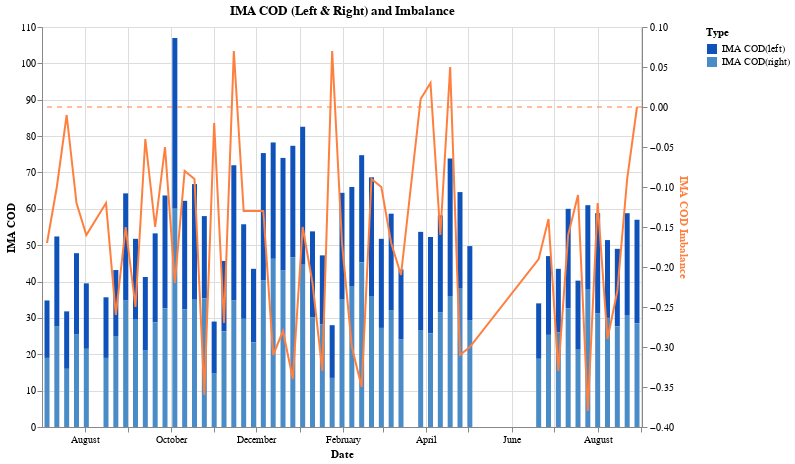

Notebook code for this chart:
### Code cell
player1 = player1.dropna()

# Melt the DataFrame to long format for Altair
df_melted = player1.melt(id_vars=['Player', 'Date', 'IMA COD(Right) %', 'IMA COD(Left) %', 'IMA COD Imbalance'], 
                    value_vars=['IMA COD(left)', 'IMA COD(right)'], 
                    var_name='Type', 
                    value_name='Value').dropna()

# Define colors
colors = {'IMA COD(left)': '#0F52BA', 'IMA COD(right)': '#4A8CC7'}

# Create the stack bar chart
bar_chart = alt.Chart(df_melted).mark_bar().encode(
    x=alt.X('Date:T', axis=alt.Axis(title='Date')),
    y=alt.Y('sum(Value):Q', axis=alt.Axis(title='IMA COD')),
    color=alt.Color('Type:N', scale=alt.Scale(domain=['IMA COD(left)', 'IMA COD(right)'], range=[colors['IMA COD(left)'], colors['IMA COD(right)']])),
    tooltip=[
        alt.Tooltip('Date:T', title='Date'),
        alt.Tooltip('IMA COD(Left) %:N', title='IMA COD(Left) %'),
        alt.Tooltip('IMA COD(Right) %:N', title='IMA COD(Right) %')
    ]
).properties(
    width=600,
    height=400
)

# Create the line chart for IMA COD Imbalance
line_chart = alt.Chart(player1).mark_line(color='#FF7F3E').encode(
    x='Date:T',
    y=alt.Y('IMA COD Imbalance:Q', axis=alt.Axis(title='IMA COD Imbalance', titleColor='#FF7F3E')),
    tooltip=[
        alt.Tooltip('Date:T', title='Date'),
        alt.Tooltip('IMA COD Imbalance:Q', title='IMA COD Imbalance')
    ]
)

# Create the dashed horizontal line at y = 0.8
balance_line = alt.Chart(pd.DataFrame({'y': [0.0]})).mark_rule(strokeDash=[5, 5], color='#FF7F3E').encode(
    y='y:Q'
)

balance_combined = alt.layer(
    line_chart,
    balance_line
).resolve_scale(
    y='shared'  # Share y-axis for IMA COD balance
)


# Combine both charts
combined_chart = alt.layer(
    bar_chart,
    balance_combined
).resolve_scale(
    y='independent'  # Allow independent y-axes
).properties(
    title='IMA COD (Left & Right) and Imbalance'
)

combined_chart
